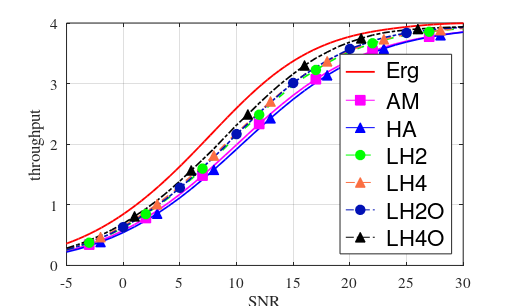

Source code (MATLAB):
clc;
clear;
%clf;
colour_peach = [251 111 66] ./ 255;
colour_darkblue = [1 17 181] ./ 255;
figure(1)

load Er_MI_16QAM.mat

plot(SNR,Er_MI_16QAM_fading,'r','linewidth',1.3)

hold on 
plot(10,10,'-sm','markerfacecolor','m','MarkerSize',7)
plot(10,10,'-^b','markerfacecolor','b','MarkerSize',7)
plot(10,10,'--og','markerfacecolor','g','MarkerSize',7)
plot(10,10,'--^','Color',colour_peach,'MarkerEdgeColor',colour_peach,'markerfacecolor',colour_peach,'MarkerSize',7)
plot(10,10,'-.o','Color',colour_darkblue,'MarkerEdgeColor',colour_darkblue,'markerfacecolor',colour_darkblue,'MarkerSize',7)
plot(10,10,'-.^k','markerfacecolor','k','MarkerSize',7)
hold on

% corrected L-HARQ, problem of renewal-reward K=2
load LHARQ_translated_AMC_policy_16QAM_K_2_Perfect_Decoding_continuous_R_dop_0.05_rho_0.95_V_LHARQ_Correct_Part1.mat

%L-HARQ throughput with AMC_policy
throughput_lharq_delta_1_K_2=throughput_lharq_delta(1,(1:18));
%L-HARQ throughput with optimal delta
throughput_lharq_K_2=throughput_lharq(1,(1:18));

load LHARQ_translated_AMC_policy_16QAM_K_2_Perfect_Decoding_continuous_R_dop_0.05_rho_0.95_V_LHARQ_Correct_Part2.mat

throughput_lharq_delta_1_K_2=[throughput_lharq_delta_1_K_2 throughput_lharq_delta(1,(19:end))];
throughput_lharq_K_2=[throughput_lharq_K_2 throughput_lharq(1,(19:end))];
%

% corrected L-HARQ, problem of renewal-reward K=4
load LHARQ_translated_AMC_policy_16QAM_K_4_Perfect_Decoding_continuous_R_dop_0.05_rho_0.95_V_LHARQ_Correct_Part1.mat

%L-HARQ throughput with AMC_policy
throughput_lharq_delta_1_K_4=throughput_lharq_delta(1,(1:18));
%L-HARQ throughput with optimal delta
throughput_lharq_K_4=throughput_lharq(1,(1:18));

load LHARQ_translated_AMC_policy_16QAM_K_4_Perfect_Decoding_continuous_R_dop_0.05_rho_0.95_V_LHARQ_Correct_Part2.mat

throughput_lharq_delta_1_K_4=[throughput_lharq_delta_1_K_4 throughput_lharq_delta(1,(19:end))];
throughput_lharq_K_4=[throughput_lharq_K_4 throughput_lharq(1,(19:end))];
%


load LHARQ_AMC_policy_16QAM_Perfect_Decoding_continuous_R_dop_0.05_rho_0.95_V_leger.mat

plot(SNRdB,throughput_harq(1,:),'-m','linewidth',1.2)
amrk1=throughput_harq(1,(3:5:end-2));

plot(SNRdB,throughput_harq(4,:),'-b','linewidth',1.2)
amrk2=throughput_harq(4,(4:5:end-2));


plot(SNRdB(3:5:end-2),amrk1,'sm','markerfacecolor','m','MarkerSize',7)

plot(SNRdB(4:5:end-2),amrk2,'^b','markerfacecolor','b','MarkerSize',7)

%%

plot(SNRdB,throughput_lharq_delta_1_K_2,'--g','linewidth',1.2)
amrk1=throughput_lharq_delta_1_K_2(3:5:end-2);

plot(SNRdB,throughput_lharq_delta_1_K_4,'--','Color',colour_peach,'linewidth',1.2)
amrk2=throughput_lharq_delta_1_K_4(4:5:end-2);


load LHARQ_translated_AMC_policy_16QAM_Perfect_Decoding_continuous_R_dop_0.05rho_0.95_V_leger.mat

plot(SNRdB,throughput_lharq_K_2,'-.','Color',colour_darkblue,'linewidth',1.2)
amrk11=throughput_lharq_K_2(6:5:end-2);

plot(SNRdB,throughput_lharq_K_4,'-.k','linewidth',1.2)
amrk22=throughput_lharq_K_4(7:5:end-2);

plot(SNRdB(3:5:end-2),amrk1,'og','markerfacecolor','g','MarkerSize',7)

plot(SNRdB(4:5:end-2),amrk2,'^','MarkerEdgeColor',colour_peach,'markerfacecolor',colour_peach,'MarkerSize',7)

plot(SNRdB(6:5:end-2),amrk11,'o','MarkerEdgeColor',colour_darkblue,'markerfacecolor',colour_darkblue,'MarkerSize',7)

plot(SNRdB(7:5:end-2),amrk22,'^k','markerfacecolor','k','MarkerSize',7)




xlabel('SNR')
ylabel('throughput')

grid

legend(' Erg',' AM',' HA',' LH2',' LH4',' LH2O',' LH4O','Location','SouthEast')
axis([-5 30 0 4])

set(gca,'fontsize',11)
ll=legend;
set(ll,'FontSize',16);
%set(gcf,'PaperPositionMode','manual');

set(gcf,'PaperUnits','centimeters');
lar=512;
lon=2*lar/(1.1+sqrt(5));
set(gcf,'Position',[384 874 lar lon]);
set(gcf,'PaperPosition',[1.19 16 1.19 16]);
set(gca,'fontName','Times')
set(gcf,'PaperPositionMode','auto');




name_figure = 'LHARQ_rho95';
print('-depsc','-r300',name_figure)

